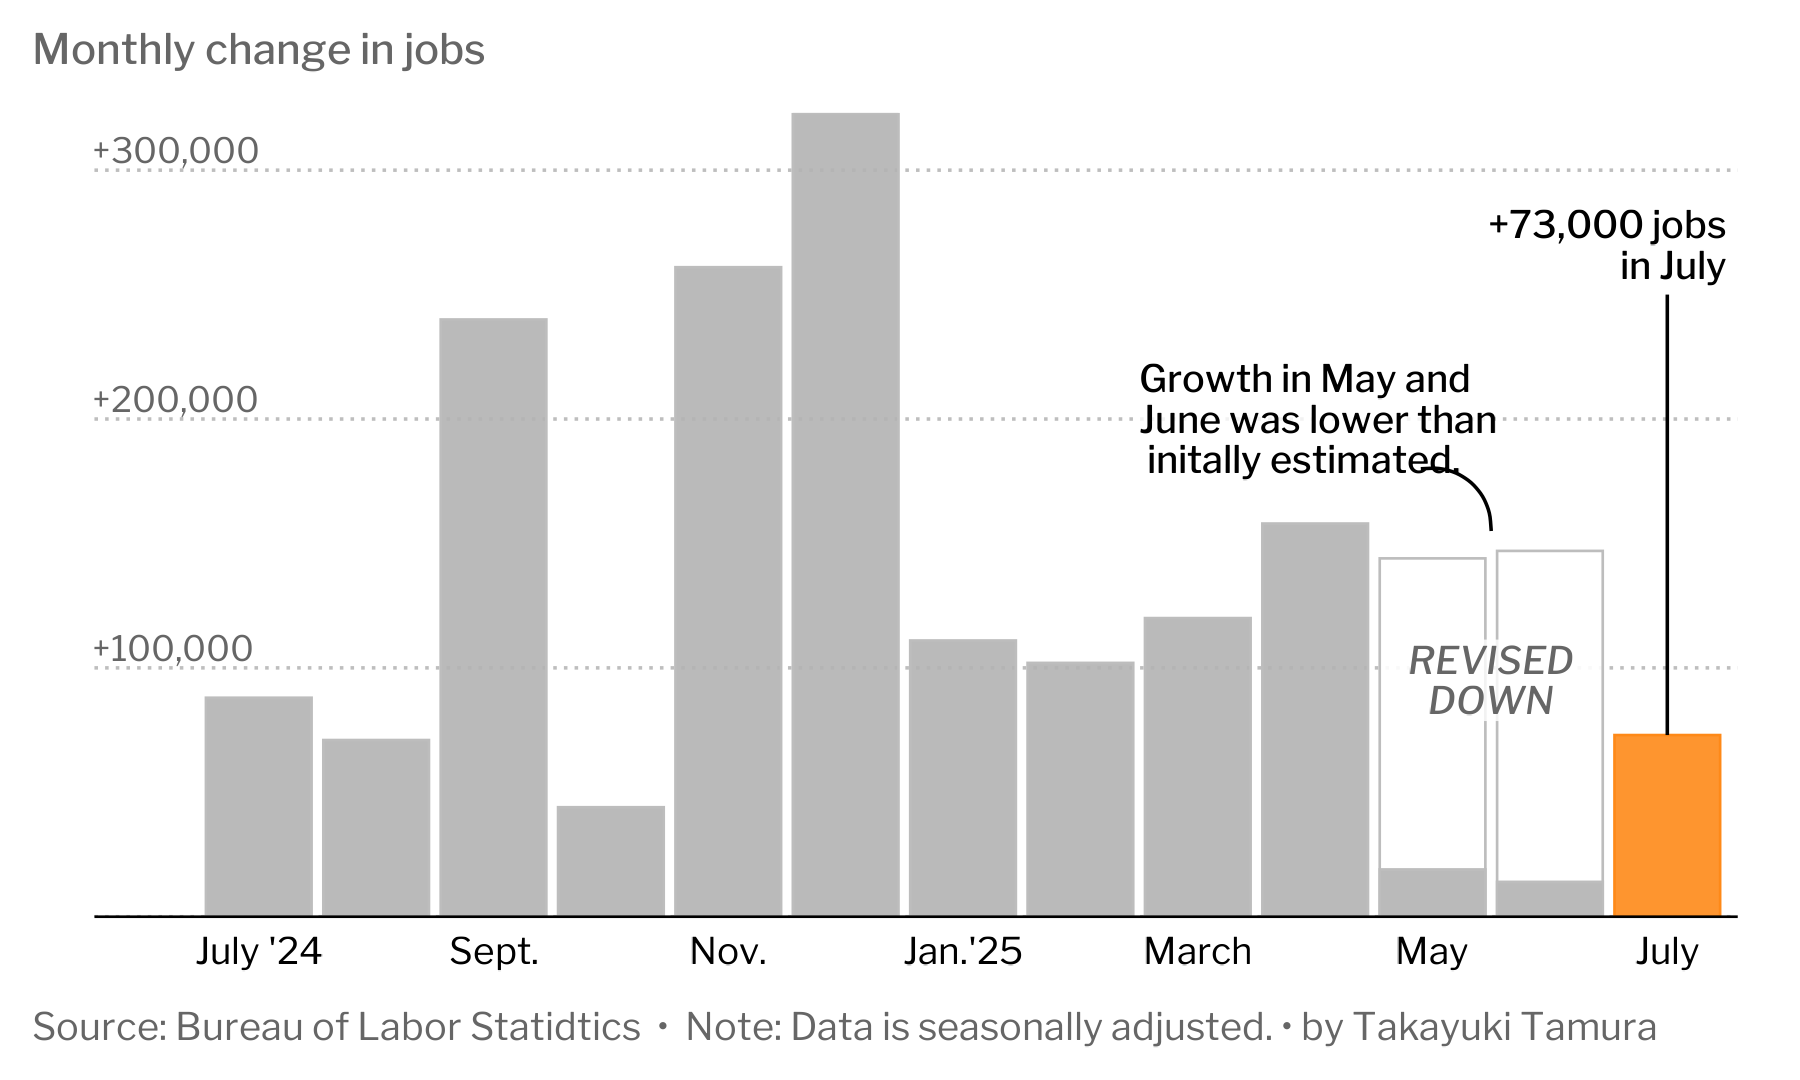

This chart was generated by the following R code:
# Using ggplot2 to display the revised change in US Jobs Numbers for May and June (CC367)

setwd("/Users/takayukitamura/Documents/R_Computing/us_job_data")

library(tidyverse)
library(readxl)
library(scales)
library(sysfonts)
library(showtextdb)
library(showtext)

font_add_google("Libre Franklin", "franklin", bold.wt = 500)
showtext_opts(dpi = 300)
showtext_auto()

parse_month <- function(x) {
  month(x, label = TRUE, abbr = TRUE)
}

read_excel("SeriesReport-20250828095601_5042a7.xlsx",
           range = "A13:M24") %>% 
  pivot_longer(-Year, names_to = "month", values_to = "number_of_jobs") %>% 
  rename_all(tolower) %>% 
  mutate(new_jobs = number_of_jobs - lag(number_of_jobs),
  date = ymd(paste(year, month, 1, sep = "-")),
  type = if_else(date != "2025-07-01", "real", "july")) %>% 
  filter(date >= "2024-07-01" & date <= "2025-07-01") %>% 
  bind_rows(
    tibble(year = c(2025, 2025),
           month = c("May", "June"), 
           date = ymd("2025-05-01", "2025-06-01"),
           new_jobs = c(144, 147),
           type = "preliminary")
  ) %>% 
  select(date, new_jobs, type) %>% 
  mutate(type = factor(type, levels = c("preliminary", "real", "july")),
         date = as.character(date)) %>% 
  arrange(date, type) %>% 
  ggplot(aes(x = date, y = new_jobs, fill = type, color = type)) +
  geom_col(position = position_identity(), linewidth = 0.3, alpha = 0.9) +
  annotate(
    geom = "text",hjust = 0.01, 
    x = -0.4, y = c(108, 208, 308), 
    label = c("+100,000", "+200,000", "+300,000"), 
    family = "franklin", size = 8.5, size.unit = "pt", color = "gray40") +
  scale_fill_manual(
    breaks = c("preliminary", "real", "july"),
    values = c("#ffffff", "gray70", "#FE8918")
  ) +
  annotate(geom = "label",
           x = c(11.5, 8.5, 13.5),
           y = c(95, 200, 270),
           label = c("REVISED\nDOWN",
                     "Growth in May and\nJune was lower than\n initally estimated.",
                     "+73,000 jobs\nin July"),
           hjust = c(0.5, 0, 1),
           color = c("gray40", "black", "black"),
           fontface = c("bold.italic", "bold", "bold"),
           vjust = 0.5, alpha = 0.8, lineheight = 0.9, 
           label.size = 0, label.padding = unit(0, "pt"), family = "franklin",
           size = 9, size.unit = "pt"
  ) +
  annotate(
    geom = "segment",
    x = 13,
    y = 73,
    yend = 250,
    linewidth = 0.4) +
  annotate(
    geom = "curve",
    x = 10.9, xend = 11.5,
    y = 180, yend = 155,
    curvature =-0.5 ,
    linewidth = 0.4
  ) +
  scale_color_manual(
    breaks = c("preliminary", "real", "july"),
    values = c("#bdbdbd", "#bdbdbd", "#FE8918")
  ) +  
  scale_x_discrete(
    breaks = c("2024-07-01", "2024-09-01", "2024-11-01", "2025-01-01", "2025-03-01", "2025-05-01", "2025-07-01"),
    # labels = parse_month
    labels = c("July '24", "Sept.", "Nov.", 
               "Jan.'25", "March", "May", "July")
  ) +
  scale_y_continuous(expand = c(0,0)) +
  labs(title = "Monthly change in jobs",
       caption = "Source: Bureau of Labor Statidtics  •  Note: Data is seasonally adjusted. • by Takayuki Tamura") +
  theme(
    text = element_text(family = "franklin"),
    panel.background = element_blank(),
    panel.grid.major = element_blank(),
    panel.grid.major.x = element_blank(),
    panel.grid.major.y = element_line(color = "gray", linewidth = 0.4, linetype = "12"),
    axis.line.x = element_line(linewidth = .3),
    axis.ticks = element_blank(),
    axis.title = element_blank(),
    axis.text.x = element_text(colour = "black"),
    axis.text.y = element_blank(),
    legend.position = "none",
    plot.title = element_text(colour = "gray40", size = 10, face = "bold",
                              margin = margin(l = -15, b = 10)),
    plot.caption = element_text(color = "gray40", size = 9, hjust = 0, 
                                margin = margin(t = 10, l = -15)),
    plot.margin = margin(t = 8, r = 15, b = 8, l = 20)) 
        
ggsave("jobs_numbers.png", width = 6, height = 3.6)
